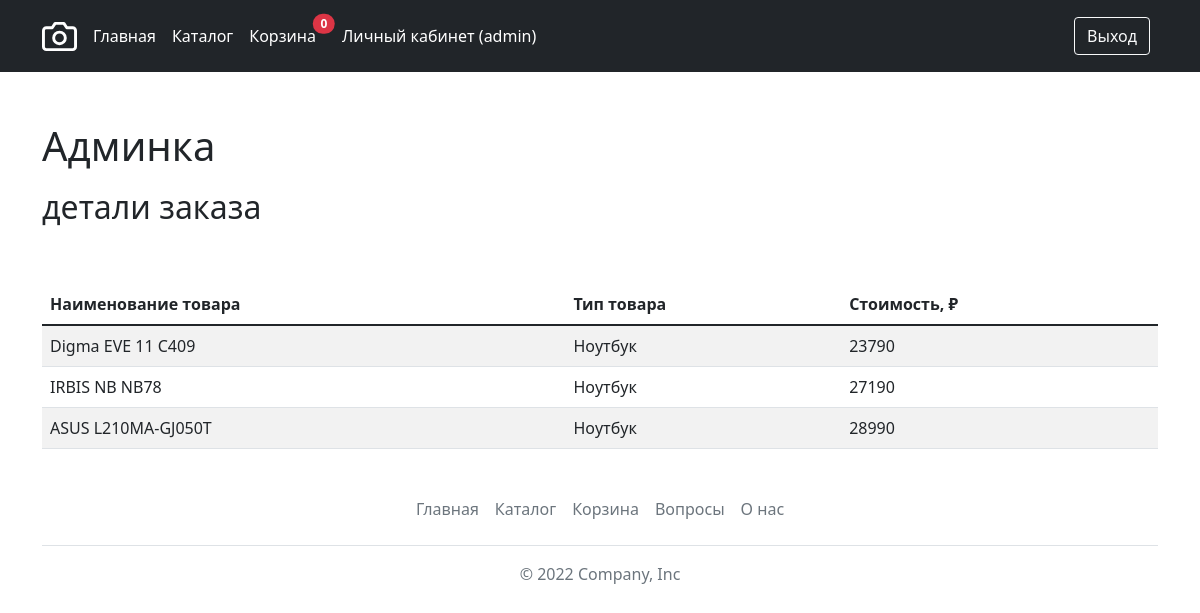
Screenshot of /user/orderdetails/?id=bm1cej7fqj8qg41g7n7todaua8kn9ogj (signed in) with the database file from the repository.
### tables this page shows
CREATE TABLE `carts` (
  `id` int NOT NULL,
  `session_id` varchar(255) NOT NULL,
  `good_id` int NOT NULL
);

CREATE TABLE `goods` (
  `id` int NOT NULL,
  `name` varchar(100) NOT NULL,
  `description` text NOT NULL,
  `price` int NOT NULL
);

### engine/Render.php (called while the page is built, shortened)
<?php
class Render implements iRender
{
    public function renderTemplate($template, $params = [])
    {
        extract($params);
        $templatePath = VIEWS_DIR . $template . ".php";
        include $templatePath;
        return ob_get_clean();
    }
}

### engine/Autoload.php (called while the page is built, shortened)
<?php
class Autoload
{
    public function loadClass($className)
    {
        $fileName = str_replace(["\\", "app\\"], [DS, ROOT . DS], $className) . ".php";
    }
}

### engine/Request.php (called while the page is built, shortened)
<?php
class Request
{
    protected $params = [];
    protected function parseRequest()
    {
        $this->requestString = $_SERVER["REQUEST_URI"];
        $url = explode("/", $this->requestString);
        $this->params = $_REQUEST;
        $data = json_decode(file_get_contents("php://input"));
    }
    public function getParams(): array
    {
        return $this->params;
    }
}

### traits/tSingleton.php (called while the page is built, shortened)
<?php
trait tSingleton
{
    private static $instance = null;
    public static function getInstance()
    {
        if (is_null(static::$instance)) {
            static::$instance = new static();
        }
        return static::$instance;
    }
}

### models/repositories/CartRepository.php (called while the page is built, shortened)
<?php
class CartRepository extends Repository
{
    public static function getCart($session_id)
    {
        $sql = "SELECT carts.id
                AS carts_id, goods.id good_id, goods.name, goods.description, goods.price
                FROM `carts`,`goods`
                WHERE `session_id` = :session_id
                AND carts.good_id = goods.id";
        return Db::getInstance()->queryAll($sql, ["session_id" => $session_id]);
    }
}

### engine/Db.php (called while the page is built, shortened)
<?php
class Db
{
    private $config = [
        "driver" => "mysql",
        "host" => "localhost",
        "login" => "root",
        "password" => "",
        "database" => "php_pro",
        "charset" => "utf8",
    ];
    private $connection = null;
    private function prepareDsnString()
    {
        return sprintf("%s:host=%s;dbname=%s;charset=%s",
            $this->config["driver"],
            $this->config["host"],
            $this->config["database"],
            $this->config["charset"],
        );
    }
    private function getConnection()
    {
        if (is_null($this->connection)) {
            $this->connection = new \PDO($this->prepareDsnString(),
                $this->config["login"],
                $this->config["password"]
            );
            $this->connection->setAttribute(\PDO::ATTR_DEFAULT_FETCH_MODE, \PDO::FETCH_ASSOC);
        }
        return $this->connection;
    }
    private function query($sql, $params)
    {
        $STH = $this->getConnection()->prepare($sql);
        $STH->execute($params);
        return $STH;
    }
    public function queryAll($sql, $params = [])
    {
        return $this->query($sql, $params)->fetchAll();
    }
}

### views/admin/orderDetails.php (the view)
<h1 style="padding: 50px 0 10px">Админка</h1>
<h2 style="padding: 0 0 50px">детали заказа</h2>
<table class="table table-striped">
    <thead>
    <tr>
        <th scope="col">Наименование товара</th>
        <th scope="col">Тип товара</th>
        <th scope="col">Стоимость, &#8381;</th>
    </tr>
    </thead>
    <tbody>
    <?php foreach ($cart as $item): ?>
        <tr>
            <td><?= $item["name"] ?></td>
            <td><?= $item["description"] ?></td>
            <td><?= $item["price"] ?></td>
        </tr>
    <?php endforeach; ?>
    </tbody>
</table>

### rows the page displays
carts: good.name "Digma EVE 11 C409", good.description "Ноутбук", good.price "23790"
carts: good.name "IRBIS NB NB78", good.description "Ноутбук", good.price "27190"
carts: good.name "ASUS L210MA-GJ050T", good.description "Ноутбук", good.price "28990"

### other values shown
$count "0"
$userName "admin"
